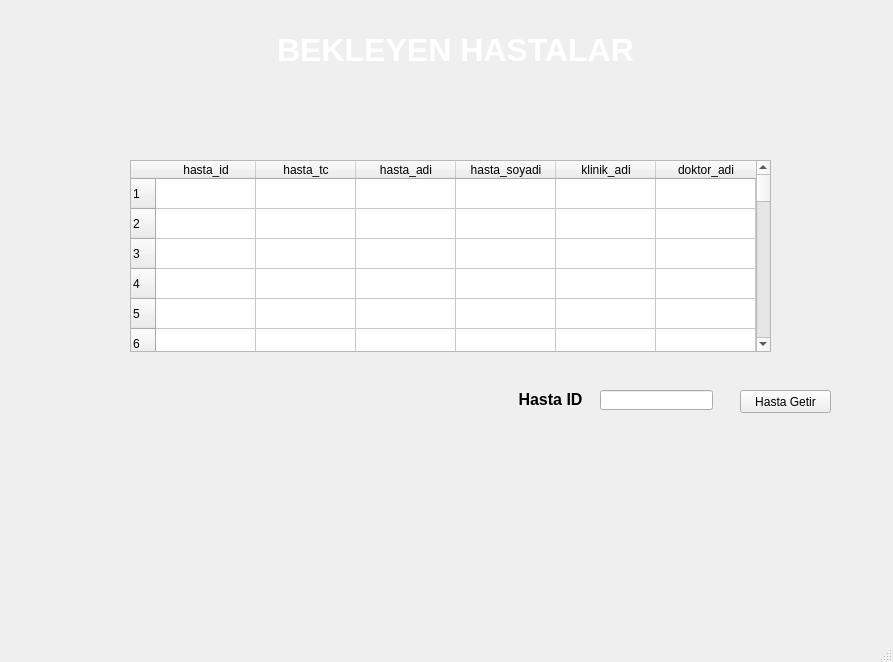
<?xml version="1.0" encoding="UTF-8"?>
<ui version="4.0">
 <class>MainWindow</class>
 <widget class="QMainWindow" name="MainWindow">
  <property name="geometry">
   <rect>
    <x>0</x>
    <y>0</y>
    <width>893</width>
    <height>662</height>
   </rect>
  </property>
  <property name="windowTitle">
   <string>MainWindow</string>
  </property>
  <widget class="QWidget" name="centralwidget">
   <widget class="QLabel" name="label">
    <property name="geometry">
     <rect>
      <x>0</x>
      <y>-40</y>
      <width>911</width>
      <height>711</height>
     </rect>
    </property>
    <property name="text">
     <string/>
    </property>
    <property name="pixmap">
     <pixmap>Adsız.png</pixmap>
    </property>
    <property name="scaledContents">
     <bool>true</bool>
    </property>
   </widget>
   <widget class="QLabel" name="label_3">
    <property name="geometry">
     <rect>
      <x>130</x>
      <y>30</y>
      <width>651</width>
      <height>41</height>
     </rect>
    </property>
    <property name="text">
     <string>&lt;html&gt;&lt;head/&gt;&lt;body&gt;&lt;p align=&quot;center&quot;&gt;&lt;span style=&quot; font-size:24pt; font-weight:600; color:#ffffff;&quot;&gt;BEKLEYEN HASTALAR&lt;/span&gt;&lt;/p&gt;&lt;/body&gt;&lt;/html&gt;</string>
    </property>
   </widget>
   <widget class="QLabel" name="label_2">
    <property name="geometry">
     <rect>
      <x>20</x>
      <y>10</y>
      <width>71</width>
      <height>71</height>
     </rect>
    </property>
    <property name="text">
     <string/>
    </property>
    <property name="pixmap">
     <pixmap>20200316220122!Saglikbakanligi_logo (2).png</pixmap>
    </property>
    <property name="scaledContents">
     <bool>true</bool>
    </property>
   </widget>
   <widget class="QTableWidget" name="bekleyenhastalar">
    <property name="geometry">
     <rect>
      <x>130</x>
      <y>160</y>
      <width>641</width>
      <height>192</height>
     </rect>
    </property>
    <property name="rowCount">
     <number>100</number>
    </property>
    <row/>
    <row/>
    <row/>
    <row/>
    <row/>
    <row/>
    <row/>
    <row/>
    <row/>
    <row/>
    <row/>
    <row/>
    <row/>
    <row/>
    <row/>
    <row/>
    <row/>
    <row/>
    <row/>
    <row/>
    <row/>
    <row/>
    <row/>
    <row/>
    <row/>
    <row/>
    <row/>
    <row/>
    <row/>
    <row/>
    <row/>
    <row/>
    <row/>
    <row/>
    <row/>
    <row/>
    <row/>
    <row/>
    <row/>
    <row/>
    <row/>
    <row/>
    <row/>
    <row/>
    <row/>
    <row/>
    <row/>
    <row/>
    <row/>
    <row/>
    <row/>
    <row/>
    <row/>
    <row/>
    <row/>
    <row/>
    <row/>
    <row/>
    <row/>
    <row/>
    <row/>
    <row/>
    <row/>
    <row/>
    <row/>
    <row/>
    <row/>
    <row/>
    <row/>
    <row/>
    <row/>
    <row/>
    <row/>
    <row/>
    <row/>
    <row/>
    <row/>
    <row/>
    <row/>
    <row/>
    <row/>
    <row/>
    <row/>
    <row/>
    <row/>
    <row/>
    <row/>
    <row/>
    <row/>
    <row/>
    <row/>
    <row/>
    <row/>
    <row/>
    <row/>
    <row/>
    <row/>
    <row/>
    <row/>
    <row/>
    <column>
     <property name="text">
      <string>hasta_id</string>
     </property>
    </column>
    <column>
     <property name="text">
      <string>hasta_tc</string>
     </property>
    </column>
    <column>
     <property name="text">
      <string>hasta_adi</string>
     </property>
    </column>
    <column>
     <property name="text">
      <string>hasta_soyadi</string>
     </property>
    </column>
    <column>
     <property name="text">
      <string>klinik_adi</string>
     </property>
    </column>
    <column>
     <property name="text">
      <string>doktor_adi</string>
     </property>
    </column>
   </widget>
   <widget class="QLabel" name="label_4">
    <property name="geometry">
     <rect>
      <x>510</x>
      <y>390</y>
      <width>81</width>
      <height>16</height>
     </rect>
    </property>
    <property name="text">
     <string>&lt;html&gt;&lt;head/&gt;&lt;body&gt;&lt;p align=&quot;center&quot;&gt;&lt;span style=&quot; font-size:12pt; font-weight:600;&quot;&gt;Hasta ID&lt;/span&gt;&lt;/p&gt;&lt;/body&gt;&lt;/html&gt;</string>
    </property>
   </widget>
   <widget class="QLineEdit" name="hastaid">
    <property name="geometry">
     <rect>
      <x>600</x>
      <y>390</y>
      <width>113</width>
      <height>20</height>
     </rect>
    </property>
   </widget>
   <widget class="QPushButton" name="hastagetir">
    <property name="geometry">
     <rect>
      <x>740</x>
      <y>390</y>
      <width>91</width>
      <height>23</height>
     </rect>
    </property>
    <property name="text">
     <string>Hasta Getir</string>
    </property>
   </widget>
  </widget>
  <widget class="QMenuBar" name="menubar">
   <property name="geometry">
    <rect>
     <x>0</x>
     <y>0</y>
     <width>893</width>
     <height>21</height>
    </rect>
   </property>
  </widget>
  <widget class="QStatusBar" name="statusbar"/>
 </widget>
 <resources/>
 <connections/>
</ui>
